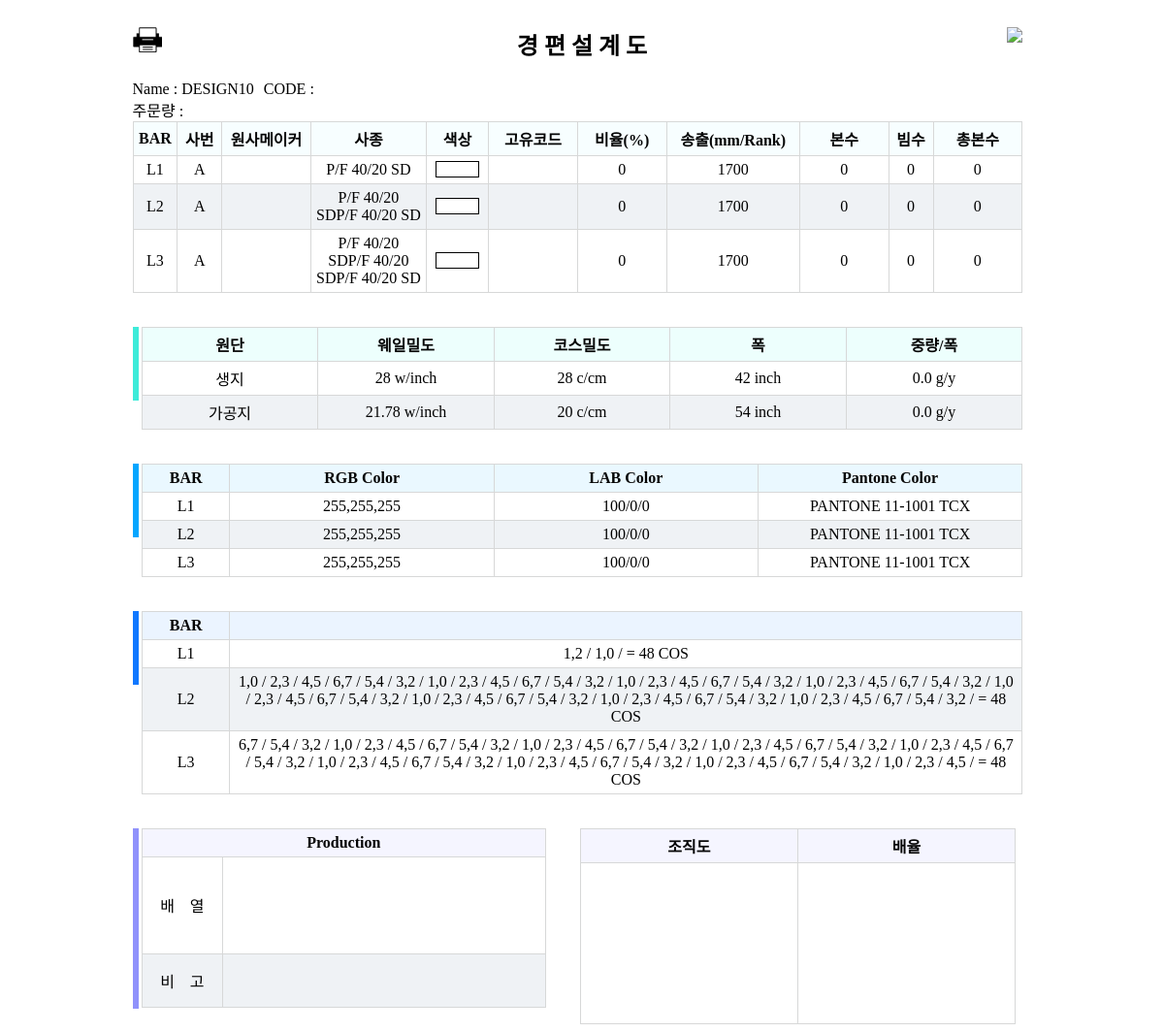
The page /design_data/design/2 (signed in) on the database its author committed.
### design_data/models.py (models this page shows, shortened)
class FSTY_CAD_Design_Data(models.Model):
    CAD_Design_Data_id = models.AutoField(primary_key=True)
    CAD_Design_Data_name = models.CharField(max_length=100, null=True)
    CAD_Design_Data_code = models.CharField(max_length=100, null=True)
    CAD_Design_Data_xml = models.FileField(upload_to=upload_product_file, null=True)
    CAD_Design_Data_pattern_image = models.ImageField(upload_to=upload_product_file, null=True)
    CAD_Design_Data_simulation_image = models.ImageField(upload_to=upload_product_file, null=True)
    CAD_Design_Data_create_date = models.DateTimeField(auto_now_add=True, blank=True)
    CAD_Design_Data_trc_file = models.FileField(upload_to=upload_product_file, null=True)
    CAD_Design_Data_magnification = models.CharField(max_length=10, null=True, blank=True)
    class Meta:
        db_table = 'FSTY_CAD_Design_Data'

class FSTY_CAD_Layer(models.Model):
    CAD_Layer_id = models.AutoField(primary_key=True)
    CAD_Layer_name = models.CharField(max_length=100, null=True)
    CAD_Layer_ratio = models.CharField(max_length=100, null=True)
    CAD_Layer_mm_rack = models.CharField(max_length=100, null=True)
    CAD_Layer_use = models.CharField(max_length=100, null=True)
    CAD_Layer_beam = models.CharField(max_length=100, null=True)
    CAD_Layer_total = models.CharField(max_length=100, null=True)
    CAD_Layer_iodata = models.CharField(max_length=2000, null=True)
    CAD_Layer_design_data = models.ForeignKey(FSTY_CAD_Design_Data, on_delete=models.CASCADE, null=True)
    class Meta:
        db_table = 'FSTY_CAD_Layer'

class FSTY_CAD_Yarn(models.Model):
    CAD_Yarn_id = models.AutoField(primary_key=True)
    CAD_Yarn_idx = models.CharField(max_length=100, null=True)
    CAD_Yarn_maker = models.CharField(max_length=100, null=True)
    CAD_Yarn_spec = models.CharField(max_length=100, null=True)
    CAD_Yarn_code = models.CharField(max_length=100, null=True)
    CAD_Yarn_rgb_color = models.CharField(max_length=100, null=True)
    CAD_Yarn_lab_color = models.CharField(max_length=100, null=True)
    CAD_Yarn_pantone_color = models.CharField(max_length=100, null=True)
    CAD_Yarn_layer = models.OneToOneField(FSTY_CAD_Layer, on_delete=models.CASCADE, null=True)
    class Meta:
        db_table = 'FSTY_CAD_Yarn'

class FSTY_CAD_Fabric(models.Model):
    CAD_Fabric_id = models.AutoField(primary_key=True)
    fabric_type = (
        ('R', u'row'),
        ('S', u'simulated')
    )
    CAD_Fabric_type = models.CharField(max_length=1, choices=fabric_type, null=True)
    CAD_Fabric_wpi = models.CharField(max_length=100, null=True)
    CAD_Fabric_cpi = models.CharField(max_length=100, null=True)
    CAD_Fabric_width = models.CharField(max_length=100, null=True)
    CAD_Fabric_weight_per_width = models.CharField(max_length=100, null=True)
    CAD_Fabric_production = models.ForeignKey(FSTY_CAD_Production, on_delete=models.CASCADE, null=True)
    class Meta:
        db_table = 'FSTY_CAD_Fabric'

class FSTY_CAD_Chain_Link(models.Model):
    CAD_Chain_Link_id = models.AutoField(primary_key=True)
    CAD_Chain_Link_course = models.CharField(max_length=2000)
    CAD_Chain_Link_layer = models.OneToOneField(FSTY_CAD_Layer, on_delete=models.CASCADE, null=True)
    class Meta:
        db_table = 'FSTY_CAD_Chain_Link'

### design_data/views.py (the view)
# urls.py: url(r'^design/(?P<designId>\d+)', views.showDesignProduction),
@csrf_exempt
@login_required(login_url='/')
def showDesignProduction(request, designId):
    designObj = FSTY_CAD_Design_Data.objects.get(CAD_Design_Data_id=designId)
    return render(request, 'worksheet/knit.html', {'object': designObj})

### templates/worksheet/knit.html (shortened to what this page needs)
<!DOCTYPE html>
{% load staticfiles %}
<html lang="en">
<head>
        <link rel="stylesheet" href="{% static 'css/design.css' %}">
</head>
    <body>
        <div id="designData">
                    <div id="orderWrap">
                        <div id="designOrderWrap">
                            <h2 style="text-align:center;">경 편 설 계 도</h2>
                            <span id="qrCode"><img src="/media/{{ qrCode }}" width="90"></span>
                            <span id="printIcon" onclick="window.print()"><img src="{% static 'image/print2.png' %}" width="30px"></span>
                        </div>
                            <div id="topDesignInfo">
                                <div>Name : {{ object.CAD_Design_Data_name }}</div>
                                <div>CODE : {{ object.CAD_Design_Data_code }}</div>
                            </div>
                            <div id="topOrderInfo">
                                <div>주문량 : {{ orderQty }}</div>
                            </div>
                            <div id="yarnDiv">
                                <table id="yarnTable">
                                <colgroup>
                                    <col width="5%">
                                    <col width="5%">
                                    <col width="10%">
                                    <col width="13%">
                                    <col width="7%">
                                    <col width="10%">
                                    <col width="10%">
                                    <col width="15%">
                                    <col width="10%">
                                    <col width="5%">
                                    <col width="10%">
                                </colgroup>
                                <thead>
                                    <tr>
                                        <th>BAR</th>
                                        <th>사번</th>
                                        <th>원사메이커</th>
                                        <th>사종</th>
                                        <th>색상</th>
                                        <th>고유코드</th>
                                        <th>비율(%)</th>
                                        <th>송출(mm/Rank)</th>
                                        <th>본수</th>
                                        <th>빔수</th>
                                        <th>총본수</th>
                                    </tr>
                                </thead>
                                <tbody>
                                    {% for layer in object.fsty_cad_layer_set.all %}
                                    <tr>
                                        <td>{{ layer.CAD_Layer_name }}</td>
                                        <td>{{ layer.fsty_cad_yarn.CAD_Yarn_idx }}</td>
                                        <td>{{ layer.fsty_cad_yarn.CAD_Yarn_maker }}</td>
                                        <td>{{ layer.fsty_cad_yarn.CAD_Yarn_spec }}</td>
                                        <td><div class="cadyarn_color" style="background-color:rgb({{ layer.fsty_cad_yarn.CAD_Yarn_rgb_color }}); width:80%; height:15px; border: 1px solid black;"></div></td>
                                        <td>{{ layer.fsty_cad_yarn.CAD_Yarn_code }}</td>
                                        <td>{{ layer.CAD_Layer_ratio }}</td>
                                        <td>{{ layer.CAD_Layer_mm_rack }}</td>
                                        <td>{{ layer.CAD_Layer_use }}</td>
                                        <td>{{ layer.CAD_Layer_beam }}</td>
                                        <td>{{ layer.CAD_Layer_total }}</td>
                                    </tr>
                                    {% endfor %}
                                </tbody>
                            </table>
                            </div>
                            <div id="fabricDiv">
                                <div></div>
                                <table id="fabricTable">
                                <colgroup>
                                    <col width="20%">
                                    <col width="20%">
                                    <col width="20%">
                                    <col width="20%">
                                    <col width="20%">
                                </colgroup>
                                <thead>
                                    <tr>
                                        <th>원단</th>
                                        <th>웨일밀도</th>
                                        <th>코스밀도</th>
                                        <th>폭</th>
                                        <th>중량/폭</th>
                                    </tr>
                                </thead>
                                <tbody>
                                    {% for fabric in object.fsty_cad_production.fsty_cad_fabric_set.all %}
                                    <tr>
                                        <td>{% if fabric.CAD_Fabric_type == 'R' %}생지{% else %}가공지{% endif %}</td>
                                        <td>{{ fabric.CAD_Fabric_wpi }} w/inch</td>
                                        <td>{{ fabric.CAD_Fabric_cpi }} c/cm</td>
                                        <td>{{ fabric.CAD_Fabric_width }} inch</td>
                                        <td>{{ fabric.CAD_Fabric_weight_per_width }} g/y</td>
                                    </tr>
                                    {% endfor %}
                                </tbody>
                            </table>
                            </div>
                            <div id="colorDiv">
                                <div></div>
                                <table id="colorTable">
                                <colgroup>
                                    <col width="10%">
                                    <col width="30%">
                                    <col width="30%">
                                    <col width="30%">
                                </colgroup>
                                <thead>
                                    <tr>
                                        <th>BAR</th>
                                        <th>RGB Color</th>
                                        <th>LAB Color</th>
                                        <th>Pantone Color</th>
                                    </tr>
                                </thead>
                                <tbody>
                                    {% for layer in object.fsty_cad_layer_set.all %}
                                    <tr>
                                        <td>{{ layer.CAD_Layer_name }}</td>
                                        <td>{{ layer.fsty_cad_yarn.CAD_Yarn_rgb_color }}</td>
                                        <td>{{ layer.fsty_cad_yarn.CAD_Yarn_lab_color }}</td>
                                        <td>{{ layer.fsty_cad_yarn.CAD_Yarn_pantone_color }}</td>
                                    </tr>
                                    {% endfor %}
                                </tbody>
                            </table>
                            </div>
                            <div id="layerDiv">
                                <div></div>
                                <table id="layerTable">
                                <colgroup>
                                    <col width="10%">
                                    <col width="90%">
                                </colgroup>
                                <thead>
                                    <tr>
                                        <th>BAR</th>
                                        <th></th>
                                    </tr>
                                </thead>
                                <tbody>
                                    {% for layer in object.fsty_cad_layer_set.all %}
                                    <tr>
                                        <td>{{ layer.CAD_Layer_name }}</td>
                                        <td>{{ layer.fsty_cad_chain_link.CAD_Chain_Link_course }}</td>
                                    </tr>
                                    {% endfor %}
                                </tbody>
                            </table>
                            </div>
                            <div id="productionDiv">
                                <div></div>
                                <table id="productionTable">
                                    <colgroup>
                                        <col width="20%">
                                        <col width="80%">
                                    </colgroup>
                                    <thead>
                                        <tr>
                                            <th colspan="2">Production</th>
                                        </tr>
                                    </thead>
                                    <tbody>
                                        <tr>
                                            <td>배&nbsp&nbsp&nbsp&nbsp열</td>
                                            <td></td>
                                        </tr>
                                        <tr>
                                            <td>비&nbsp&nbsp&nbsp&nbsp고</td>
                                            <td></td>
                                        </tr>
                                    </tbody>
                                </table>
                                <table id="imgTable">
                                    <colgroup>
                                        <col width="50%">
                                        <col width="50%">
                                    </colgroup>
                                    <thead>
                                        <tr>
                                            <th>조직도</th>
                                            <th>배율</th>
                                        </tr>
                                    </thead>
                                    <tbody>
                                        <tr>
                                            <td><div style="background-image: url('/media/{{ object.CAD_Design_Data_pattern_image }}')"></div></td>
                                            <td><div style="background-image: url('/media/{{ object.CAD_Design_Data_simulation_image }}')"></div></td>
                                        </tr>
                                    </tbody>
                                </table>
                            </div>
                        </div>
                    </div>
    </body>

### rows shown on the page
FSTY_CAD_Design_Data: CAD_Design_Data_name "DESIGN10"
FSTY_CAD_Layer: CAD_Layer_name "L1", fsty_cad_yarn.CAD_Yarn_idx "A", fsty_cad_yarn.CAD_Yarn_spec "P/F 40/20 SD", CAD_Layer_ratio "0", CAD_Layer_mm_rack "1700", CAD_Layer_use "0", CAD_Layer_beam "0", CAD_Layer_total "0", fsty_cad_yarn.CAD_Yarn_rgb_color "255,255,255", fsty_cad_yarn.CAD_Yarn_lab_color "100/0/0", fsty_cad_yarn.CAD_Yarn_pantone_color "PANTONE 11-1001 TCX", fsty_cad_chain_link.CAD_Chain_Link_course "1,2 / 1,0 / = 48 COS"
FSTY_CAD_Layer: CAD_Layer_name "L2", fsty_cad_yarn.CAD_Yarn_idx "A", fsty_cad_yarn.CAD_Yarn_spec "P/F 40/20 SDP/F 40/20 SD", CAD_Layer_ratio "0", CAD_Layer_mm_rack "1700", CAD_Layer_use "0", CAD_Layer_beam "0", CAD_Layer_total "0", fsty_cad_yarn.CAD_Yarn_rgb_color "255,255,255", fsty_cad_yarn.CAD_Yarn_lab_color "100/0/0", fsty_cad_yarn.CAD_Yarn_pantone_color "PANTONE 11-1001 TCX", fsty_cad_chain_link.CAD_Chain_Link_course "1,0 / 2,3 / 4,5 / 6,7 / 5,4 / 3,2 / 1,0 / 2,3 / 4,5 / 6,7 / 5,4 / 3,2 / 1,0 / 2,3 / 4,5 / 6,7 / 5,4 / 3,2 / 1,0 / 2,3 / 4,5 / 6,7 / 5,4 / 3,2 / 1,0 / 2,3 / 4,5 / 6,7 / 5,4 / 3,2 / 1,0 / 2,3 / 4,5 / 6,7 / 5,4 / 3,2 / 1,0 / 2,3 / 4,5 / 6,7 / 5,4 / 3,2 / 1,0 / 2,3 / 4,5 / 6,7 / 5,4 / 3,2 / = 48 COS"
FSTY_CAD_Layer: CAD_Layer_name "L3", fsty_cad_yarn.CAD_Yarn_idx "A", fsty_cad_yarn.CAD_Yarn_spec "P/F 40/20 SDP/F 40/20 SDP/F 40/20 SD", CAD_Layer_ratio "0", CAD_Layer_mm_rack "1700", CAD_Layer_use "0", CAD_Layer_beam "0", CAD_Layer_total "0", fsty_cad_yarn.CAD_Yarn_rgb_color "255,255,255", fsty_cad_yarn.CAD_Yarn_lab_color "100/0/0", fsty_cad_yarn.CAD_Yarn_pantone_color "PANTONE 11-1001 TCX", fsty_cad_chain_link.CAD_Chain_Link_course "6,7 / 5,4 / 3,2 / 1,0 / 2,3 / 4,5 / 6,7 / 5,4 / 3,2 / 1,0 / 2,3 / 4,5 / 6,7 / 5,4 / 3,2 / 1,0 / 2,3 / 4,5 / 6,7 / 5,4 / 3,2 / 1,0 / 2,3 / 4,5 / 6,7 / 5,4 / 3,2 / 1,0 / 2,3 / 4,5 / 6,7 / 5,4 / 3,2 / 1,0 / 2,3 / 4,5 / 6,7 / 5,4 / 3,2 / 1,0 / 2,3 / 4,5 / 6,7 / 5,4 / 3,2 / 1,0 / 2,3 / 4,5 / = 48 COS"
FSTY_CAD_Fabric: CAD_Fabric_type "생지", CAD_Fabric_wpi "28", CAD_Fabric_cpi "28", CAD_Fabric_width "42", CAD_Fabric_weight_per_width "0.0"
FSTY_CAD_Fabric: CAD_Fabric_type "가공지", CAD_Fabric_wpi "21.78", CAD_Fabric_cpi "20", CAD_Fabric_width "54", CAD_Fabric_weight_per_width "0.0"
